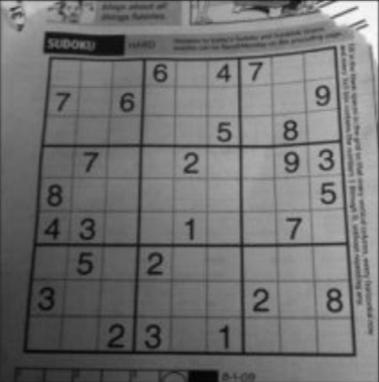
#> input picture data/sdk.png, 379 x 382 px, found by its file name
$ jupyter execute 'gg-10-소벨_마스크를_이용한_에지_검출.ipynb'   (shell and % lines are left out)   (older library calls are emulated)
#> lines starting #> are read from the running program, lines starting #| are printed output that depends on the picture
<h1>소벨 마스크를 이용한 에지 검출</h1>

<table class="tfo-notebook-buttons" align="left">
  <td>
    <a target="_blank" href="https://colab.research.google.com/github/swkim01/DSAC5/blob/main/gg-10-소벨_마스크를_이용한_에지_검출.ipynb">구글 코랩에서 실행</a>
  </td>
  <td>
    <a target="_blank" href="https://github.com/swkim01/DSAC5/blob/main/gg-10-소벨_마스크를_이용한_에지_검출.ipynb">깃헙에서 소스 보기</a>
  </td>
</table>

시작전에 gradient.png 및 sdk.png 를 코랩 환경의 '/content/sample_data'에 업로드해준다.

[cell 1]
import cv2
import numpy as np
from matplotlib import pyplot as plt

# 이미지 읽기
img = cv2.imread('./sdk.png',0)
#> img is the input picture: shape (382, 379); min 3, max 252, mean 113.5
#img = cv2.imread('/content/sample_data/sdk.png',0)

laplacian = cv2.Laplacian(img,cv2.CV_64F)
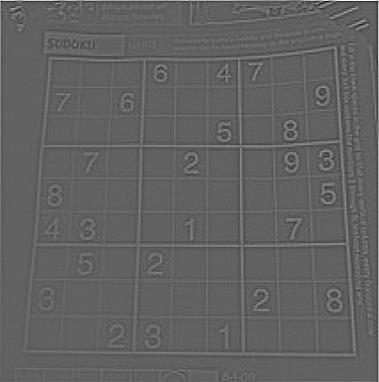
#> laplacian: shape (382, 379) float64; min -119, max 191, mean 0.3; drawn with min black and max white
sobelx = cv2.Sobel(img,cv2.CV_64F,1,0,ksize=5)
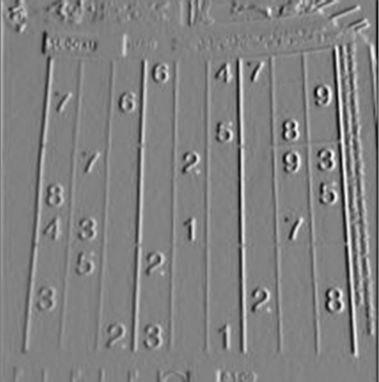
#> sobelx: shape (382, 379) float64; min -4384, max 4268, mean 18.2; drawn with min black and max white
sobely = cv2.Sobel(img,cv2.CV_64F,0,1,ksize=5)
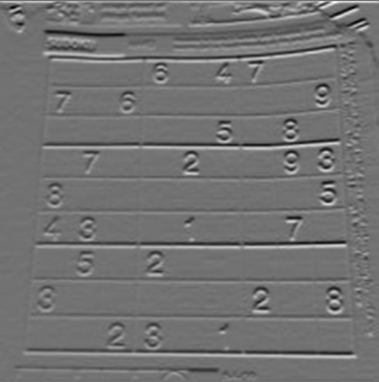
#> sobely: shape (382, 379) float64; min -5082, max 6183, mean -8.8; drawn with min black and max white

# [6 lines of commented-out code are left out]
titles = ['Original Image', 'Laplacian', 'Sobel X', 'Sobel Y']
images = [img, laplacian, sobelx, sobely]
plt.figure(figsize=(10,10))
for i in range(4):
    plt.subplot(2,2,i+1),plt.imshow(images[i],'gray')
    plt.title(titles[i])
    plt.xticks([]),plt.yticks([])
plt.show()
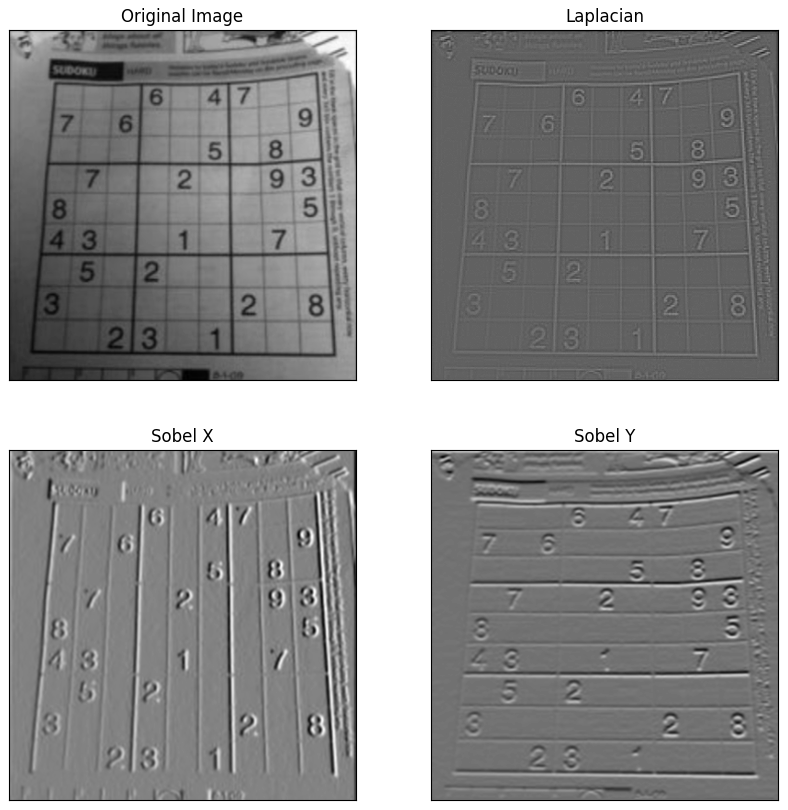
#> figure drawn by matplotlib, 4 panels

$ run again, with data/gradient.png copied over data/sdk.png
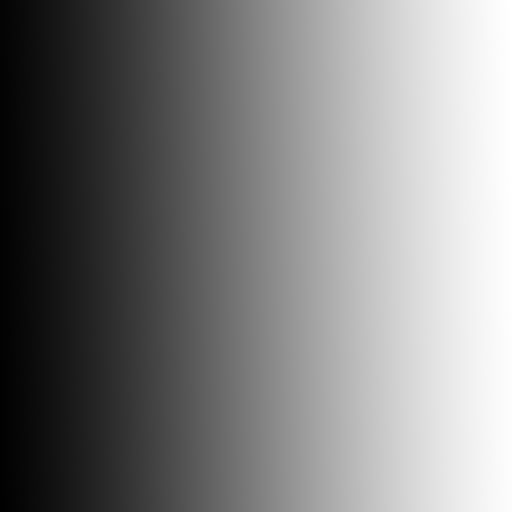
#> input picture data/gradient.png, 512 x 512 px, found by its file name
#> `sobely = cv2.Sobel(img,cv2.CV_64F,0,1,ksize=5)`:
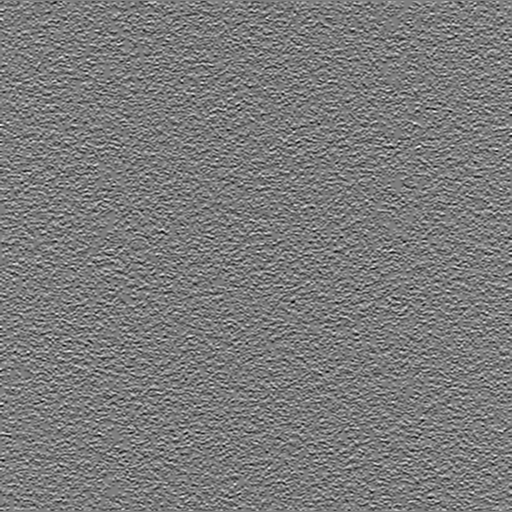
#> sobely: shape (512, 512) float64; min -38, max 38, mean -1.2; drawn with min black and max white
#> `plt.show()`:
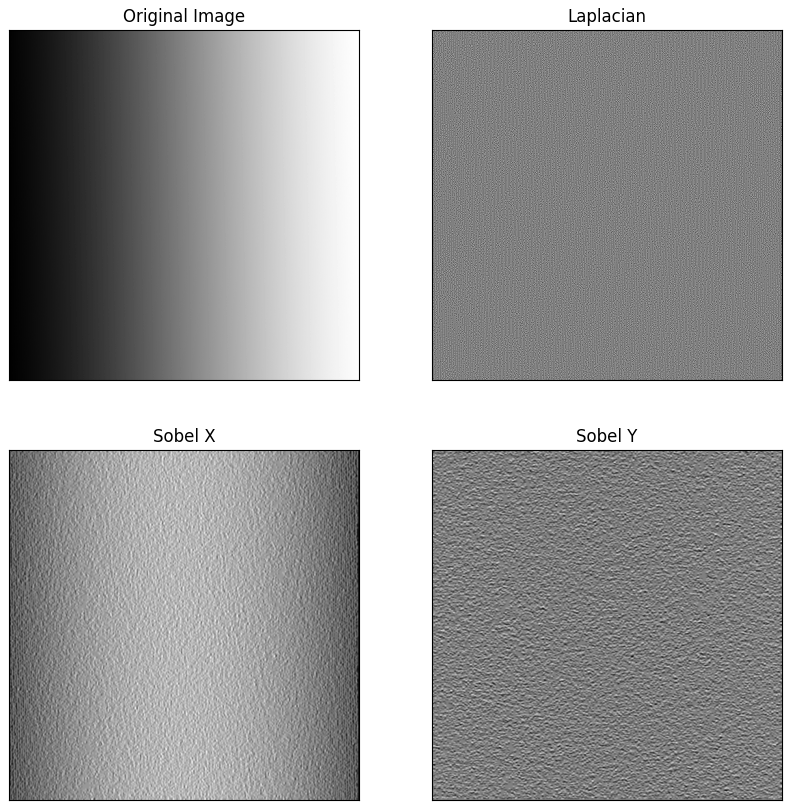
#> figure drawn by matplotlib, 4 panels
